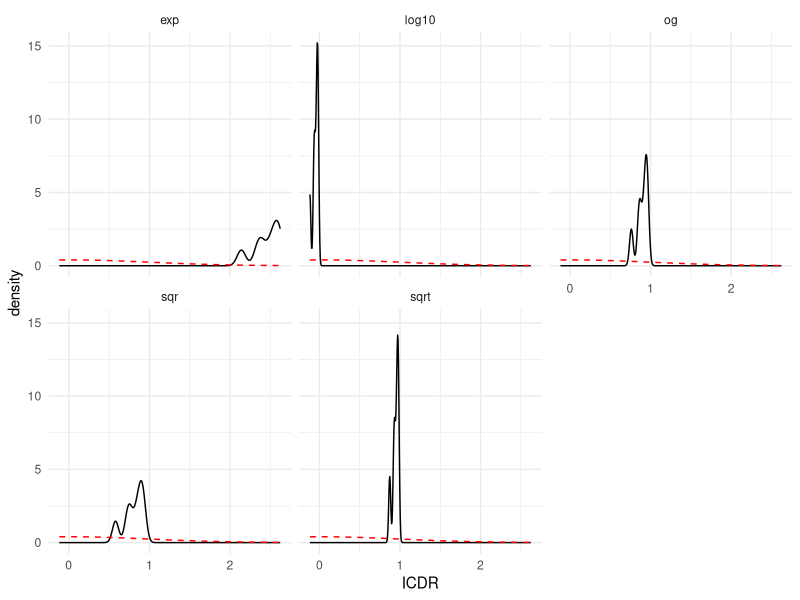
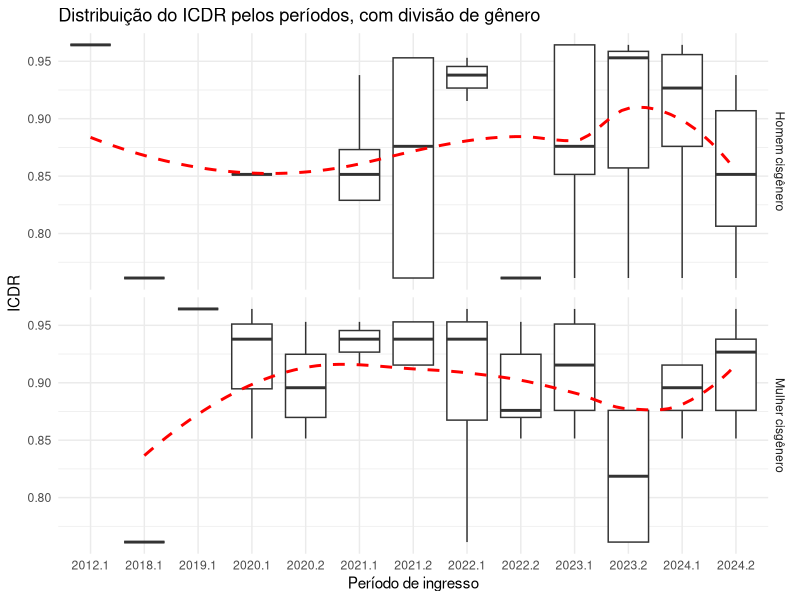
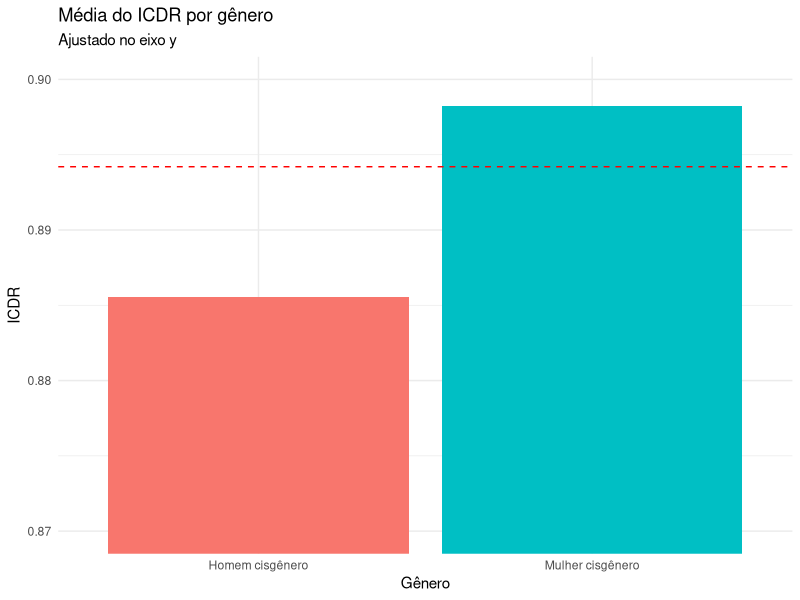
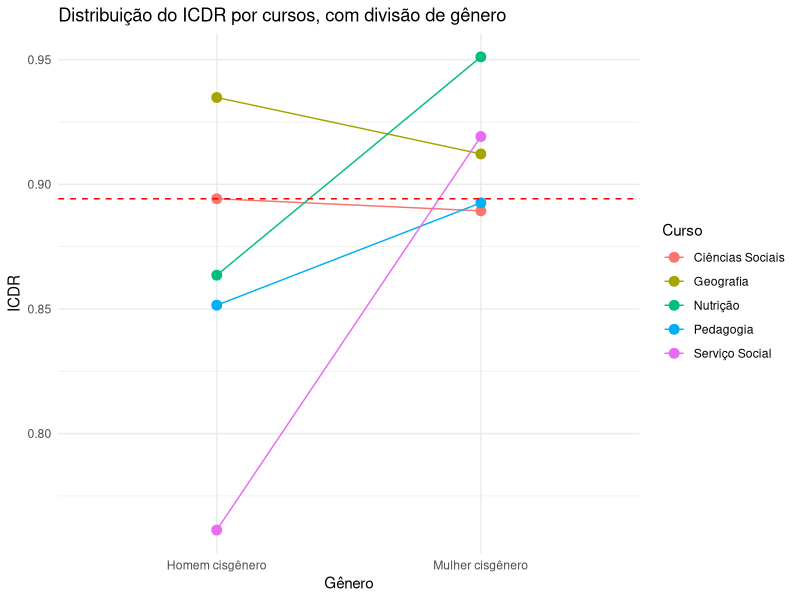
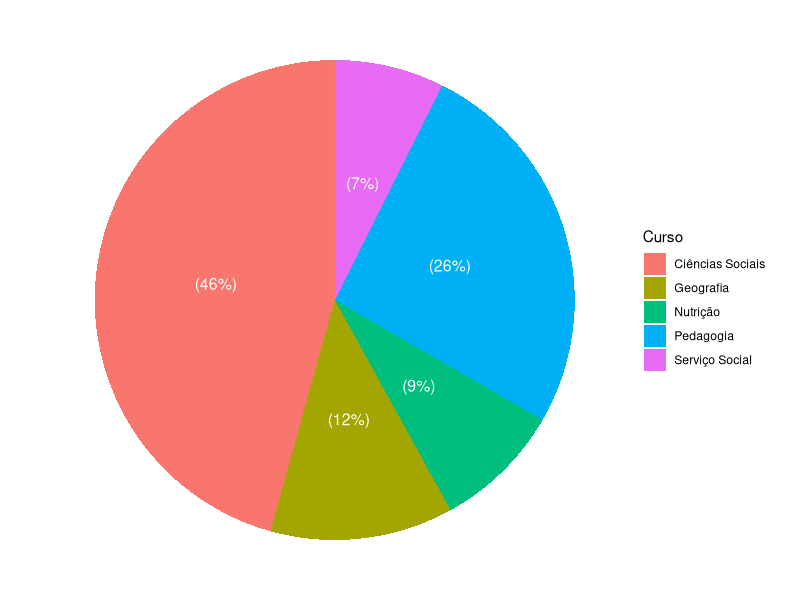

These figures' R source, in order:
#Dependências
library(dplyr) #Manipulação dos dados
library(ggplot2) #Gráficos
library(psych) #Teste de Alfa de Cronbach

#Carregando dados
d <- read.csv("./dados.csv")

#Transformando períodos em uma variável ordinal
d$Degree.start <- factor(d$Degree.start)

#Verificando alfa de Cronbach
l <- c()
for (Q in paste0("Q", 1:7)) {
  l <- append(l, Q)
}
psych::alpha(d[, l])
rm(l,Q)

#Transformando questões em variáveis ordinais
l <- c("Discordo totalmente", "Discordo parcialmente", "Sou indiferente", "Concordo parcialmente", "Concordo totalmente")
for (Q in paste0("Q", 1:7)) {
  d[Q] <- factor(d[,Q], levels = 1:5, labels = l)
}
rm(l,Q)

#Gerando índice
d$ICDR <- as.numeric(lapply(d[ , paste0("Q", 1:7)], function(x) ((mean(as.numeric(x)) - 1) / 4)))

#Teste de normalidade e correções para o ICDR
x <- d$ICDR #d$ICDR é a variável que vou corrigir, substitua pela sua
l <- list(
  og       = function(x) x, #Valor original
  log10    = function(x) log10(x), #Correção no log10
  sqrt     = function(x) sqrt(x), #Correção na raiz quadrada
  exp      = function(x) exp(x), #Correção no exponencial
  sqr      = function(x) x^2 #Correção na elevação ao quadrado
)

c <- data.frame(i = character(), y = numeric()) #Criação de data frame para o gráfico

for (i in names(l)){
  y <- l[[i]](x) #Aplica correção
  p <- shapiro.test(y)$p.value #Executa o teste de Shapiro-Wilk
  r <- ifelse(p >= 0.05, "Há normalidade", "Não há normalidade") #Checa se o p-valor obtido indica normalidade
  cat(paste0("Correção: ", i, " | p-valor: ", round(p, 10), " | ", r, "\n\n")) #Retorna resultado organizado no console
  
  c <- rbind(c, data.frame(i, y)) #Salva resultado no data frame
}

ggplot(c, aes(y)) + #Gráfico para visualizar resultados
  geom_density() + #Curva de densidade
  stat_function(fun = dnorm, arg = list(mean = mean(y)), color = "red", linetype = "dashed") + #Curva normal perfeita, com média igual a dos dados utilizados
  facet_wrap(i ~ .) + #Faceta para mostrar os diferentes tipos de correção no mesmo gráfico
  theme_minimal() + #Tema minimalista
  labs(
    x = "ICDR",
    y = "density"
  )

rm(l, i, y, p, r, c) #Apagando variáveis

#--------------------------------------------------
#Testes

#Teste T para índice x gênero (exclui gêneros com poucos dados)
d[d$Gender %in% c("Mulher cisgênero", "Homem cisgênero"),] %>%
  t.test(ICDR ~ Gender, data = .)

#Teste T para índice x trabalho
t.test(ICDR ~ Work, data = d)

#Teste de Wilcoxon para índice x gênero (exclui gêneros com poucos dados)
d[d$Gender %in% c("Mulher cisgênero", "Homem cisgênero"),] %>%
  wilcox.test(ICDR ~ Gender, data = .)

#Spearman para índice x gênero (exclui gêneros com poucos dados)
ifelse(d$Gender == "Mulher cisgênero", 1, ifelse(d$Gender == "Homem cisgênero", 0, NA)) %>% #Trata os gêneros como dados quantitativos
  cor.test(d$ICDR, y = ., method = "spearman")

#Spearman para índice x período
cor.test(d$ICDR, as.numeric(d$Degree.start), method = "spearman")

#Anova para índice x curso
l <- d %>%
  group_by(Degree) %>% #Agrupando por curso
  summarise(
    n = n() #Contabilizando os cursos
  ) %>%
  filter(n >= 3) %>% #Filtrando cursos com 3 ou mais observações
  pull(Degree) #Extração

oneway.test(ICDR ~ Degree, d[d$Degree %in% l,]) #Anova
rm(l) #Apagando variáveis

#Spearman para índice x idade
cor.test(d$ICDR, d$Age, method = "spearman")

#--------------------------------------------------
#Gráficos

#Índice x período com divisão de gênero
ggplot(d[d$Gender %in% c("Mulher cisgênero", "Homem cisgênero"),], aes(Degree.start, ICDR)) +
  geom_boxplot(outliers = F) + #Boxplot
  geom_smooth(aes(group = Gender), se = F, color = "red", linetype = "dashed", alpha = .5) + #Linha de tendência
  facet_grid(Gender ~ .) + #Faceta de gênero
  labs(
    title = "Distribuição do ICDR pelos períodos, com divisão de gênero",
    x = "Período de ingresso"
  ) +
  theme_minimal() #Tema minimalista

#Filtrando gêneros
g <- c("Mulher cisgênero", "Homem cisgênero")
l <- d %>%
  filter(Gender %in% g) %>%
  group_by(Degree) %>%
  summarise(
    n_Gender = n_distinct(Gender),
    n = n()
  ) %>%
  filter(n_Gender >= 2, n >= 4) %>%
  pull(Degree)

df <- d[d$Degree %in% l & d$Gender %in% g,]

#Média do Índice x Gênero
df %>%
  group_by(Gender) %>% #Agrupamento por gẽnero
  summarise(ICDR = mean(ICDR)) %>% #Cálculo da média por gênero
  ggplot() +
  aes(reorder(Gender, ICDR), ICDR, fill = Gender) +
  geom_col() + #Colunas
  geom_hline(yintercept = mean(d$ICDR), linetype = "dashed", color = "red") + #Linha horizontal para média geral
  coord_cartesian(ylim = c(.87, .9)) + #Zoom no eixo y
  labs(
    title = "Média do ICDR por gênero",
    subtitle = "Ajustado no eixo y",
    x = "Gênero"
  ) +
  guides(fill = F) + #Apagando legendas inúteis
  theme_minimal() #Tema minimalista

#Índice x Curso com divisão de gênero
df %>%
  group_by(Degree, Gender) %>% #Agrupamento por curso e gênero
  summarise(ICDR = mean(ICDR)) %>% #Cálculo da média para cada gênero em cada curso
  ggplot() +
  aes(Gender, ICDR, color = Degree, group = Degree) +
  geom_line() + #Linha para comparação entre observações
  geom_point(size = 3) + #Ponto
  geom_hline(yintercept = mean(d$ICDR), linetype = "dashed", color = "red") + #Linha horizontal com média geral
  labs(
    title = "Distribuição do ICDR por cursos, com divisão de gênero",
    color = "Curso",
    x = "Gênero") +
  theme_minimal() #Tema minimalista

#Distribuição de respondentes por curso
l <- d %>% count(Degree, sort = TRUE) %>%
  top_n(5, n) #Filtando cursos com mais respondentes
d %>%
  filter(Degree %in% l$Degree) %>%
  count(Degree) %>%
  mutate(prop = n / sum(n), #Contabilizando % de respondentes do total
         label = paste0("(", round(prop * 100), "%)")) %>%
  ggplot(aes("", prop, fill = Degree)) +
  geom_bar(stat = "identity", width = 1) + #Barras
  coord_polar("y") + #Cordenadas polares
  geom_text(aes(label = label), position = position_stack(vjust = .5), size = 4, color = "white") + #Texto descritivo
  labs(fill = "Curso") +
  theme_void() #Temavazio

rm(l, g) #Apagando variáveis
